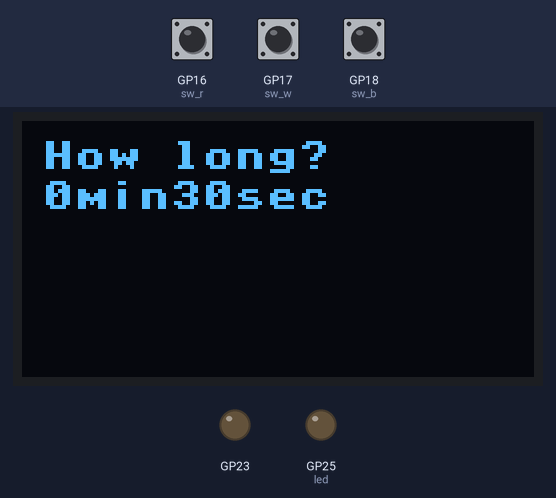
A program run on a simulated Raspberry Pi Pico running MicroPython. On the bench: 128×64 one-colour display, output pins drawn as LEDs (lit = HIGH). Dashed ring = blinking. Inputs (shaded band) come from the test bench; at power-on: GP17 (sw_w) LOW, GP16 (sw_r) LOW, GP18 (sw_b) LOW. Library files of the repository ran but are not shown: ssd1306.py.

Above: at 1.2 s.
1.3 s: GP17 (sw_w) pulled HIGH for 0.25 s
At 2.8 s:
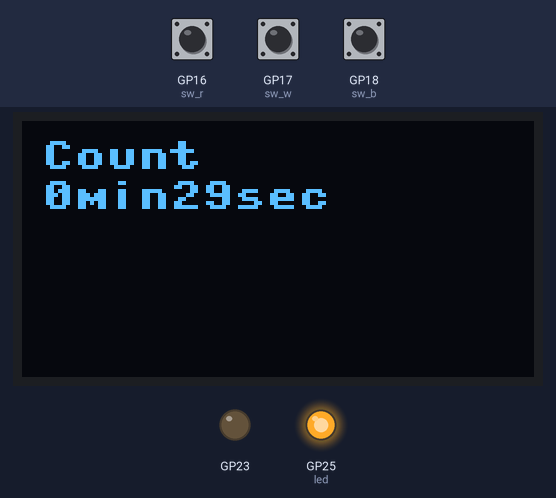
4.5 s: GP16 (sw_r) pulled HIGH for 0.25 s
At 5.2 s:
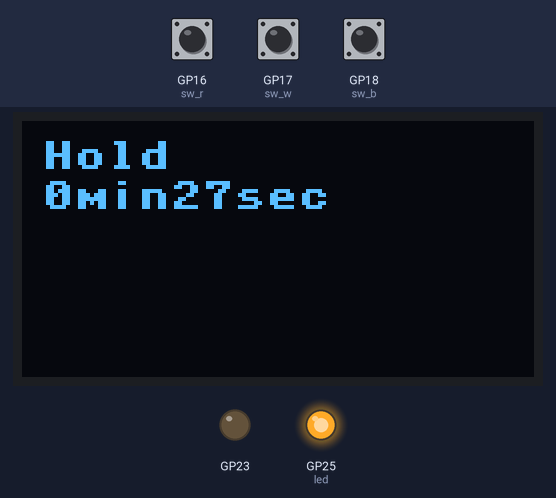
6.2 s: GP18 (sw_b) pulled HIGH for 0.25 s
At 7.9 s:
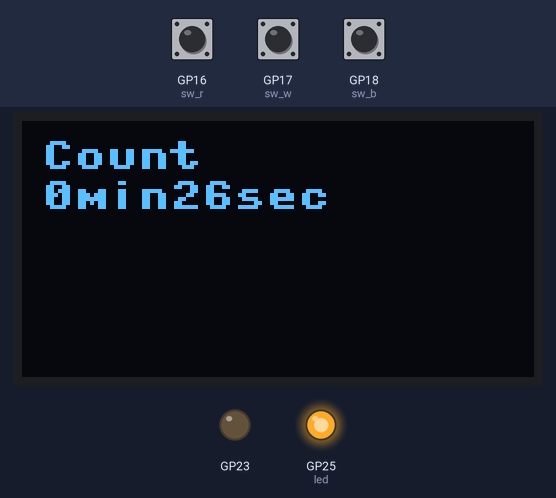
8.8 s: GP16 (sw_r) pulled HIGH for 1 s
At 10.4 s:
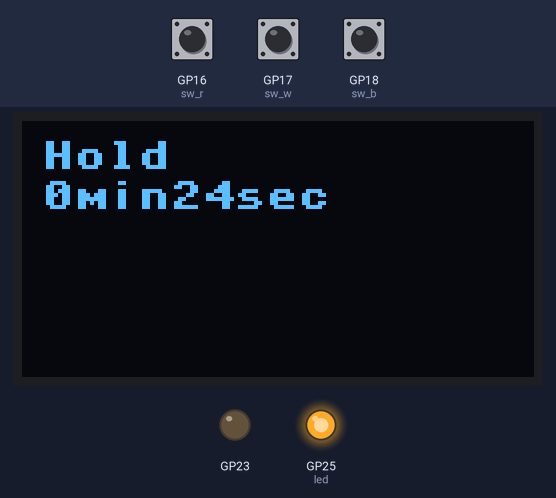
11.3 s: GP18 (sw_b) pulled HIGH for 1 s
At 13.3 s:
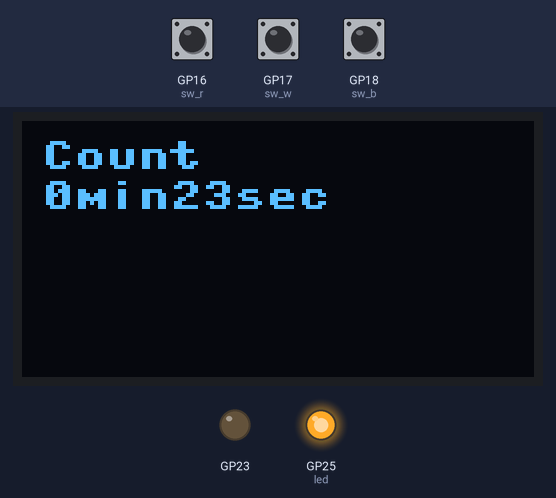
14.0 s: GP16 (sw_r) driven HIGH and GP18 (sw_b) driven HIGH
At 15.23 s:
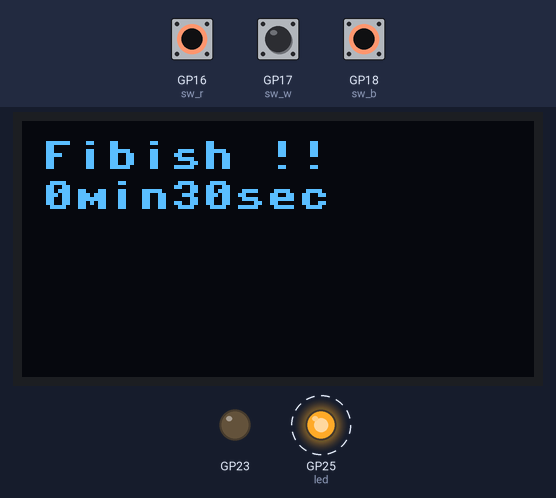
Timing chart, 0 to 18.0 s (numbered marks = the images above; inputs shaded):
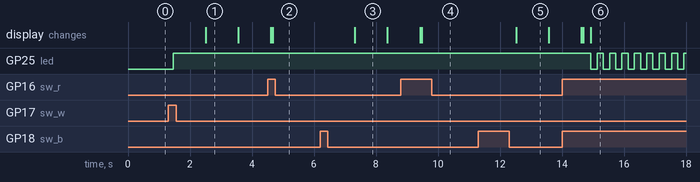

The program:

timer.py
```python
from machine import Pin, I2C, deepsleep
import time
from ssd1306 import SSD1306_I2C

# Define conversion from second to minutes
def sec2min4disp(count_sec):
    min_min = count_sec // 60
    min_sec = count_sec % 60
    disp = str(min_min) + "min" + str(min_sec) + "sec"
    return disp

# Init setup: turn off wifi tip to save power consumption
Pin(23, Pin.OUT).low()

# Set up Botton
SW_R_PIN = 16
sw_r = Pin( SW_R_PIN, Pin.IN, Pin.PULL_DOWN )
SW_W_PIN = 17
sw_w = Pin( SW_W_PIN, Pin.IN, Pin.PULL_DOWN )
SW_B_PIN = 18
sw_b = Pin( SW_B_PIN, Pin.IN, Pin.PULL_DOWN )

# Set up Display
WIDTH  = 128
HEIGHT = 64
i2c = I2C( 0 )
i2c.scan()

# Set up LED
ledpin = 25
led = Pin( ledpin, Pin.OUT )
led.value(0)

# Variable
default = 30
count_sec = default
stdslp = 0.2

# Init display
oled = SSD1306_I2C( WIDTH, HEIGHT, i2c )
oled.fill( 0 )
oled.text( "How long?", 5, 5 )
oled.text( sec2min4disp(count_sec), 5, 15 )
oled.show()

# Main Roop
while True:
    # Setting Mode
    if( sw_r.value() == 1 ):
        count_sec -= 10
        count_sec = max(10, count_sec)
        oled.init_display()
        oled.text( "How long?", 5, 5 )
        oled.text( sec2min4disp(count_sec), 5, 15 )
        oled.show()
    if( sw_b.value() == 1 ):
        count_sec += 10
        oled.init_display()
        oled.text( "How long?", 5, 5 )
        oled.text( sec2min4disp(count_sec), 5, 15 )
        oled.show()

    # Setting flag for LED
    flag = True

    # Counting Mode
    if( sw_w.value() == 1 ):
        # Turn on LED
        led.value(1)

        # Count Roop
        while count_sec > 0:
            # Reduce count every 1 sec
            time.sleep(1.0)
            count_sec -= 1

            # Display remainning count every 1 sec
            oled.init_display()
            oled.text( "Count", 5, 5 )
            oled.text( sec2min4disp(count_sec), 5, 15 )
            oled.show()

            # Hold counting
            if sw_r.value() == 1:
                oled.init_display()
                oled.text( "Hold", 5, 5 )
                oled.text( sec2min4disp(count_sec), 5, 15 )
                oled.show()
                time.sleep(stdslp)
                while sw_b.value() == 0:
                    time.sleep(stdslp)

            # Break out from counting
            if sw_r.value() == 1 and sw_b.value() == 1:
                count_sec = default
                break

        # Finish Roop: last until White Button is pushed
        oled.init_display()
        oled.text( "Fibish !!", 5, 5 )
        oled.text( sec2min4disp(count_sec), 5, 15 )
        oled.show()
        while sw_w.value() == 0:
            # for LED
            flag = not flag
            led.value(flag)
            time.sleep(stdslp)
        # Turn off LED
        led.value(0)
        time.sleep(2)
        count_sec = default
        oled.init_display()
        oled.text( "How long?", 5, 5 )
        oled.text( sec2min4disp(count_sec), 5, 15 )
        oled.show()

    time.sleep( stdslp )
    
```

Measured:
- after the input at 1.3 s, GP25 (led): LOW → HIGH after 0.16 s; the display: first changes after 1.2 s (image 1 shows a later state)
- after the input at 4.5 s, the display: first differs from a run without the input after 0.16 s (image 2)
- after the input at 6.2 s, the display: first changes after 1.1 s (image 3 shows a later state)
- after the input at 8.8 s, the display: first differs from a run without the input after 0.67 s (image 4)
- after the input at 11.3 s, the display: first changes after 1.2 s (image 5 shows a later state)
- after the input at 14.0 s, GP25 (led): alternates HIGH for 0.20 s and LOW for 0.20 s, starting after 0.93 s; the display: first differs from a run without the input after 0.68 s (image 6 shows a later state)
- what the display in image 1 shows lasts 1.1 s, from 2.5 s to 3.6 s
